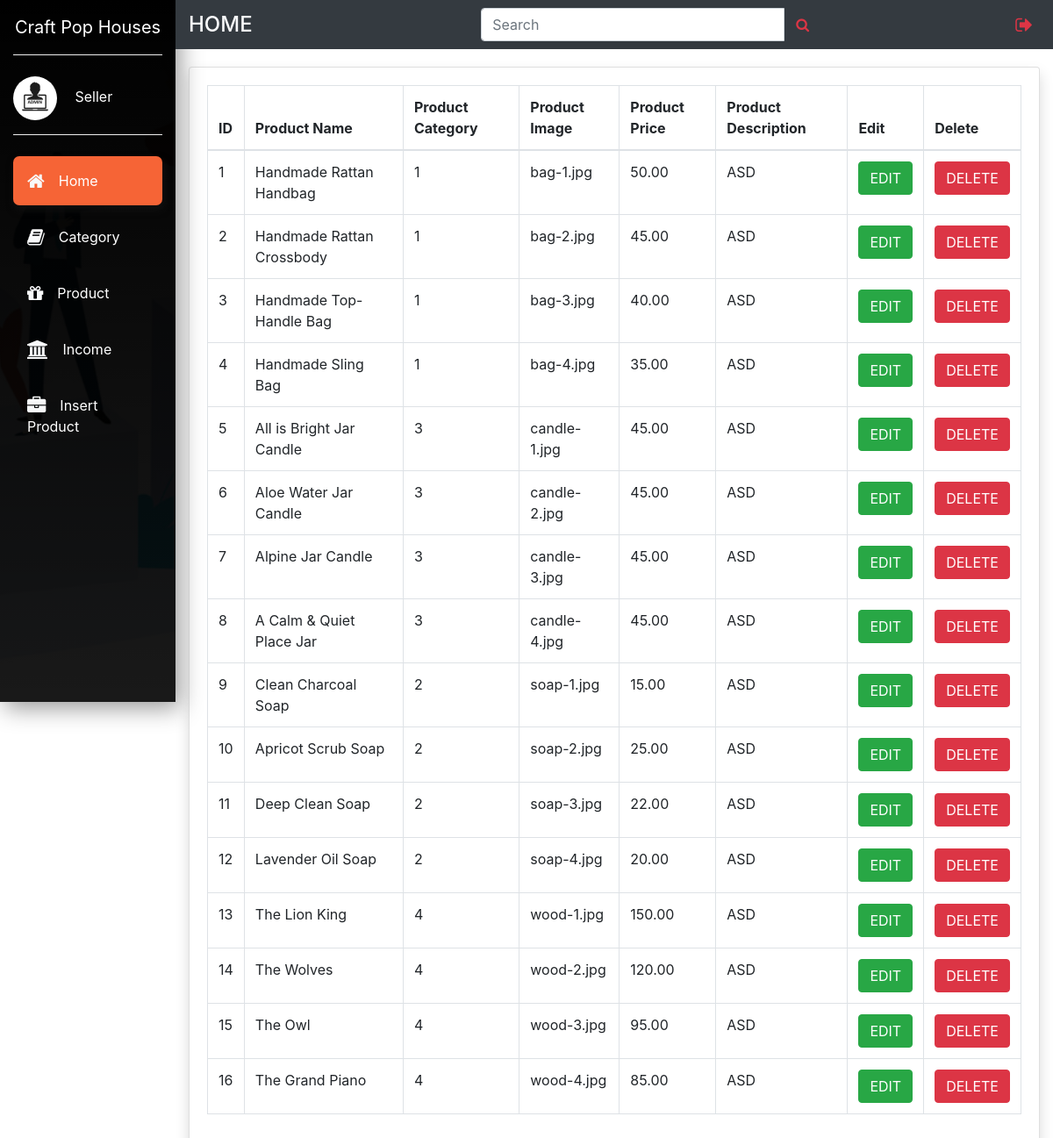
Page /seller/SellerProduct.php on the earlier database version.
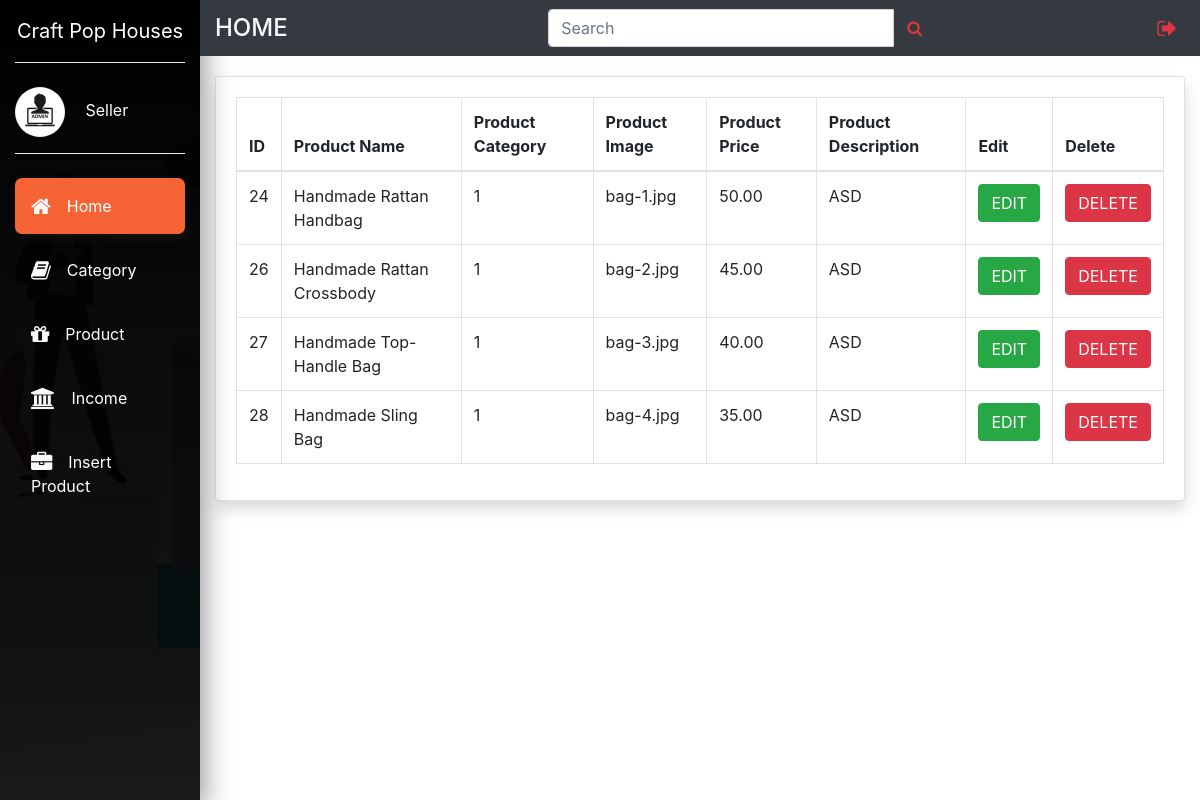
Same page on the later database version.
### tables this page shows
CREATE TABLE `products` (
  `product_id` int(11) NOT NULL,
  `seller_id` int(11) NOT NULL,
  `product_category_id` int(11) NOT NULL,
  `product_title` text NOT NULL,
  `product_img` text NOT NULL,
  `product_price` text NOT NULL,
  `product_description` text NOT NULL
);

### seller/SellerProduct.php (the view, shortened to what this page needs)
<?php include('sellerInterface.php') ?>
<div class="container-fluid">
	<div class="row">
		<div class="col-md-2"></div>
			<div class="col-md-10 bg">
				<div class="card shadow mb-4 ">
					<div class="card-body">
						<div class="table-responsive">
						<?php
							$connection = mysqli_connect('localhost','root','','cph');
							$query="SELECT * FROM products";
							$query_run=mysqli_query($connection,$query);
						?>
							<table class="table table-bordered">
							  <thead>
								<tr>
									<th>ID</th>
									<th>Product Name</th>
									<th>Product Category</th>
									<th>Product Image</th>
									<th>Product Price</th>
									<th>Product Description</th>
									<th>Edit</th>
									<th>Delete</th>
								</tr>
							  </thead>
							  <tbody>
							  <?php
							  if(mysqli_num_rows($query_run)>0)
							  {
								  while($row = mysqli_fetch_assoc($query_run))
								  {
									?>
								<tr>
									<td><?php echo $row['product_id']; ?></td>
									<td><?php echo $row['product_title']; ?></td>
									<td><?php echo $row['product_category_id']; ?></td>
									<td><?php echo $row['product_img']; ?></td>
									<td><?php echo $row['product_price']; ?></td>
									<td><?php echo $row['product_description']; ?></td>
									<td>
										<form action="SellerEdit.php" method="post">
											<button type="submit" name="edit_btn" class="btn btn-success">EDIT</button>
										</form>
									</td>
									<td>
										<form action="SellerProductCode.php" method="post">
											<button type="submit" name="delete_btn" class="btn btn-danger">DELETE</button>
										</form>
									</td>
								</tr>
								<?php
								  }
							  }
							  else
							  {
								  echo "No record found";
							  }
							  ?>
							  </tbody>
							</table>
							</div>
						</div>
					</div>
			</div>

Differences in the rows shown:
removed products: product_id "1", product_title "Handmade Rattan Handbag", product_category "1", product_img "bag-1.jpg", product_price "50.00", product_description "ASD"
removed products: product_id "2", product_title "Handmade Rattan Crossbody", product_category "1", product_img "bag-2.jpg", product_price "45.00", product_description "ASD"
removed products: product_id "3", product_title "Handmade Top-Handle Bag", product_category "1", product_img "bag-3.jpg", product_price "40.00", product_description "ASD"
removed products: product_id "4", product_title "Handmade Sling Bag", product_category "1", product_img "bag-4.jpg", product_price "35.00", product_description "ASD"
removed products: product_id "5", product_title "All is Bright Jar Candle", product_category "3", product_img "candle-1.jpg", product_price "45.00", product_description "ASD"
removed products: product_id "6", product_title "Aloe Water Jar Candle", product_category "3", product_img "candle-2.jpg", product_price "45.00", product_description "ASD"
removed products: product_id "7", product_title "Alpine Jar Candle", product_category "3", product_img "candle-3.jpg", product_price "45.00", product_description "ASD"
removed products: product_id "8", product_title "A Calm & Quiet Place Jar", product_category "3", product_img "candle-4.jpg", product_price "45.00", product_description "ASD"
removed products: product_id "9", product_title "Clean Charcoal Soap", product_category "2", product_img "soap-1.jpg", product_price "15.00", product_description "ASD"
removed products: product_id "10", product_title "Apricot Scrub Soap", product_category "2", product_img "soap-2.jpg", product_price "25.00", product_description "ASD"
removed products: product_id "11", product_title "Deep Clean Soap", product_category "2", product_img "soap-3.jpg", product_price "22.00", product_description "ASD"
removed products: product_id "12", product_title "Lavender Oil Soap", product_category "2", product_img "soap-4.jpg", product_price "20.00", product_description "ASD"
removed products: product_id "13", product_title "The Lion King", product_category "4", product_img "wood-1.jpg", product_price "150.00", product_description "ASD"
removed products: product_id "14", product_title "The Wolves", product_category "4", product_img "wood-2.jpg", product_price "120.00", product_description "ASD"
removed products: product_id "15", product_title "The Owl", product_category "4", product_img "wood-3.jpg", product_price "95.00", product_description "ASD"
removed products: product_id "16", product_title "The Grand Piano", product_category "4", product_img "wood-4.jpg", product_price "85.00", product_description "ASD"
added products: product_id "24", product_title "Handmade Rattan Handbag", product_category "1", product_img "bag-1.jpg", product_price "50.00", product_description "ASD"
added products: product_id "26", product_title "Handmade Rattan Crossbody", product_category "1", product_img "bag-2.jpg", product_price "45.00", product_description "ASD"
added products: product_id "27", product_title "Handmade Top-Handle Bag", product_category "1", product_img "bag-3.jpg", product_price "40.00", product_description "ASD"
added products: product_id "28", product_title "Handmade Sling Bag", product_category "1", product_img "bag-4.jpg", product_price "35.00", product_description "ASD"
